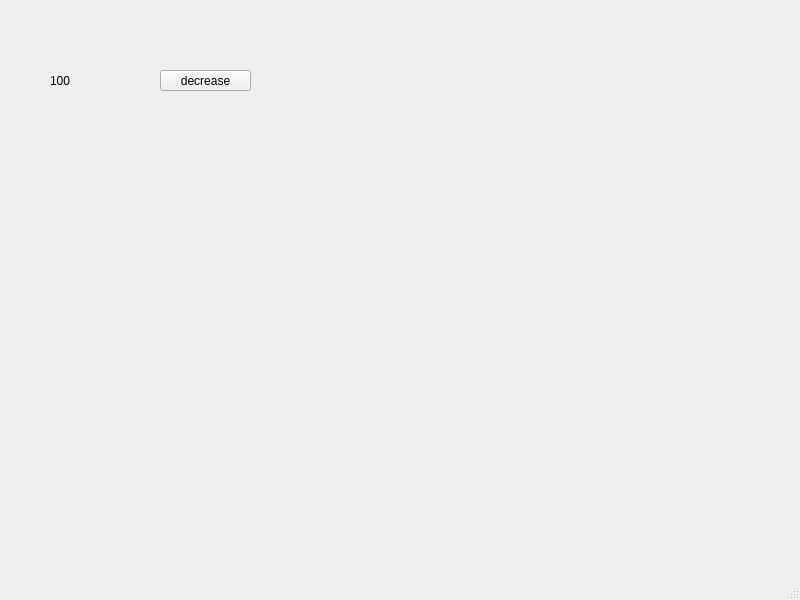
<?xml version="1.0" encoding="UTF-8"?>
<ui version="4.0">
 <class>MainWindow</class>
 <widget class="QMainWindow" name="MainWindow">
  <property name="geometry">
   <rect>
    <x>0</x>
    <y>0</y>
    <width>800</width>
    <height>600</height>
   </rect>
  </property>
  <property name="windowTitle">
   <string>MainWindow</string>
  </property>
  <widget class="QWidget" name="centralwidget">
   <widget class="QLabel" name="lbl">
    <property name="geometry">
     <rect>
      <x>50</x>
      <y>50</y>
      <width>101</width>
      <height>61</height>
     </rect>
    </property>
    <property name="text">
     <string>100</string>
    </property>
   </widget>
   <widget class="QPushButton" name="pb">
    <property name="geometry">
     <rect>
      <x>160</x>
      <y>70</y>
      <width>91</width>
      <height>21</height>
     </rect>
    </property>
    <property name="text">
     <string>decrease</string>
    </property>
   </widget>
  </widget>
  <widget class="QMenuBar" name="menubar">
   <property name="geometry">
    <rect>
     <x>0</x>
     <y>0</y>
     <width>800</width>
     <height>21</height>
    </rect>
   </property>
  </widget>
  <widget class="QStatusBar" name="statusbar"/>
 </widget>
 <resources/>
 <connections/>
</ui>
